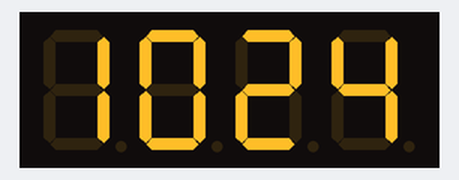
This program was run on a simulated Raspberry Pi (BCM pin numbers). Shown: 4-digit seven-segment display. The clock reads 2024-03-15 10:24:30 at power-on unless the program sets it; library files of the repository ran but are not shown: tm1637.py.

Above: at 0.1 s.
At 90.2 s:
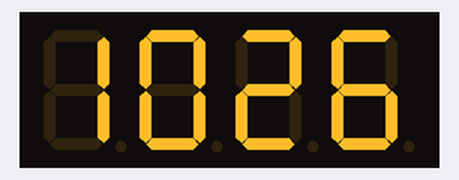

The program:

clock.py
```python
import sys
import time
import datetime
import RPi.GPIO as GPIO
import tm1637

Display = tm1637.TM1637(23, 24, tm1637.BRIGHT_TYPICAL)

Display.Clear()

while(True):
	now = datetime.datetime.now()
	hour = now.hour
	minute = now.minute
	second = now.second
	currenttime = [ int(hour/10), hour%10, int(minute/10), minute%10]

	Display.Show(currenttime)
	# Display.ShowDoubl(second%2)
	time.sleep(0.25)
```
